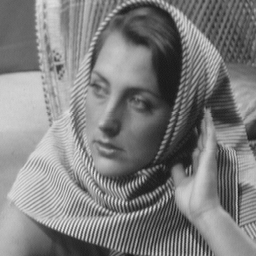
%> input picture assignment5/160010056_160050037_160050039_assignment5_DFT/4/data/barbara256.png, 256 x 256 px
$ octave MyMainScript.m   (GNU Octave 9; MATLAB toolbox functions it lacks are replaced by stand-ins)
%> lines starting %> are read from the running program, lines starting %| are printed output that depends on the picture; in (x1, y1, x2, y2) boxes, pixels count from 0 and x2, y2 are one past the last pixel; in counts of white or black regions, pixels touching at a corner belong together; the program's own positions count from 1
### assignment5/160010056_160050037_160050039_assignment5_DFT/4/code/IdealLowPassFilter.m
function [I,J,circle_mask] = IdealLowPassFilter(im,D)
    imsize = size(im);
    u = -imsize(1)/2:(imsize(1)/2-1);
    v = -imsize(2)/2:(imsize(2)/2-1);
    [V,U]=meshgrid(v,u);
    W = V.^2 + U.^2;
    circle_mask = W <= D^2;
    dft = fftshift(fft2(im));
    filtered_dft = dft .* circle_mask;
    I = ifft2(fftshift(filtered_dft));
    J = log(abs(filtered_dft)+1);
end

### assignment5/160010056_160050037_160050039_assignment5_DFT/4/code/GLowPassFilter.m
function [I,J,gmask] = GLowPassFilter(im,D)
    imsize = size(im);
    u = -imsize(1)/2:(imsize(1)/2-1);
    v = -imsize(2)/2:(imsize(2)/2-1);
    [V,U]=meshgrid(v,u);
    W = V.^2 + U.^2;
    gmask = exp(-W/(2 * D^2));
    dft = fftshift(fft2(im));
    filtered_dft = dft .* gmask;
    I = ifft2(fftshift(filtered_dft));
    J = log(abs(filtered_dft)+1);
end

### assignment5/160010056_160050037_160050039_assignment5_DFT/4/code/MyMainScript.m
tic;
%% Ideal Low Pass Filter
% Pure low pass filter used with value of parameter D as 40 and 80.
% Following are filter masks used in this frequency domain filtering:
%%
input = im2double(imread('../data/barbara256.png'));
%> input: size 256x256 double; min 0.0902, max 0.906, mean 0.496
input_dft = log(abs(fftshift(fft2(input)))+1);
[output1,output_dft1,mask1] = IdealLowPassFilter(input,40);
%> in IdealLowPassFilter, `I = ifft2(fftshift(filtered_dft));`:
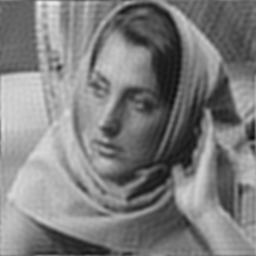
%> I: size 256x256 double; min 0.0495, max 0.925, mean 0.496
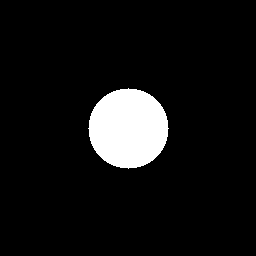
%> mask1: size 256x256 logical; 7.7% white; 1 white region, box (x1, y1, x2, y2) and area: (88, 88, 169, 169) 5025
[output2,output_dft2,mask2] = IdealLowPassFilter(input,80);
%> mask2: size 256x256 logical; 30.6% white; 1 white region, box (x1, y1, x2, y2) and area: (48, 48, 209, 209) 20081
%%
imagesc(mask1);
colormap gray;
title('Filter mask with D=40');
%%
imagesc(mask2);
title('Filter mask with D=80');
%%
% Following are the input and output images
%%
imagesc(input);
title('Input image');
%%
imagesc(output1);
title('Output image with D=40');
%%
imagesc(output2);
title('Output image with D=80');
%%
% Following are the log fourier plots of the input and output images:
%%
imagesc(input_dft);
colormap jet;
title('DFT of Input image');
%%
imagesc(output_dft1);
title('DFT of Output image with D=40');
%%
imagesc(output_dft2);
title('DFT of Output image with D=80');
%%
% The image filtered with $D=40$ shows very prominent ringing artifacts.
% In the second image, though not as blatant as the first one, there are
% still slightly visible artifacts.
%%
%% Gaussian Low Pass Filter
% Gaussia low pass filter used with value of standard deviation as 40 and 80.
% Following are filter masks used in this frequency domain filtering:
%%
[output1,output_dft1,mask1] = GLowPassFilter(input,40);
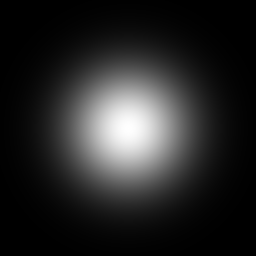
%> mask1: size 256x256 double; min 3.57e-05, max 1, mean 0.153
[output2,output_dft2,mask2] = GLowPassFilter(input,80);
%> call 2 of GLowPassFilter, with D = 80
%> in GLowPassFilter (call 2), `J = log(abs(filtered_dft)+1);`:
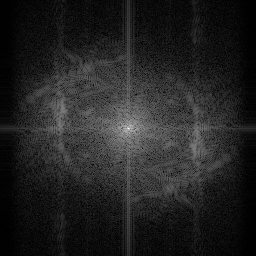
%> J: size 256x256 double; min 0.00171, max 10.39, mean 1.43; drawn with min black and max white
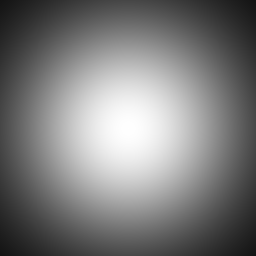
%> mask2: size 256x256 double; min 0.0773, max 1, mean 0.486
%%
imagesc(mask1);
colormap gray;
title('Filter mask with sigma=40');
%%
imagesc(mask2);
title('Filter mask with sigma=80');
%%
% Following are the input and output images
%%
imagesc(input);
title('Input image');
%%
imagesc(output1);
title('Output image with sigma=40');
%%
imagesc(output2);
title('Output image with sigma=80');
%%
% Following are the log fourier plots of the input and output images:
%%
imagesc(input_dft);
colormap jet;
title('DFT of Input image');
%%
imagesc(output_dft1);
title('DFT of Output image with sigma=40');
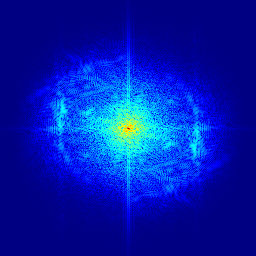
%> displayed picture: size 256x256x3, on the screen's scale of 0 to 255; mean R, G, B 1.9, 28.2, 173.8
%%
imagesc(output_dft2);
title('DFT of Output image with sigma=80');
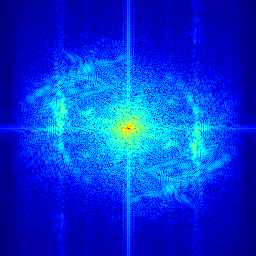
%> displayed picture: size 256x256x3, on the screen's scale of 0 to 255; mean R, G, B 2.4, 52.2, 212.3
%%
% The first output image is very cleanly smoothened, with no visible
% artifacting, unlike the ones obtained with the ideal filter. Second
% output image is visually almost identical to the input image.
%%
toc;
